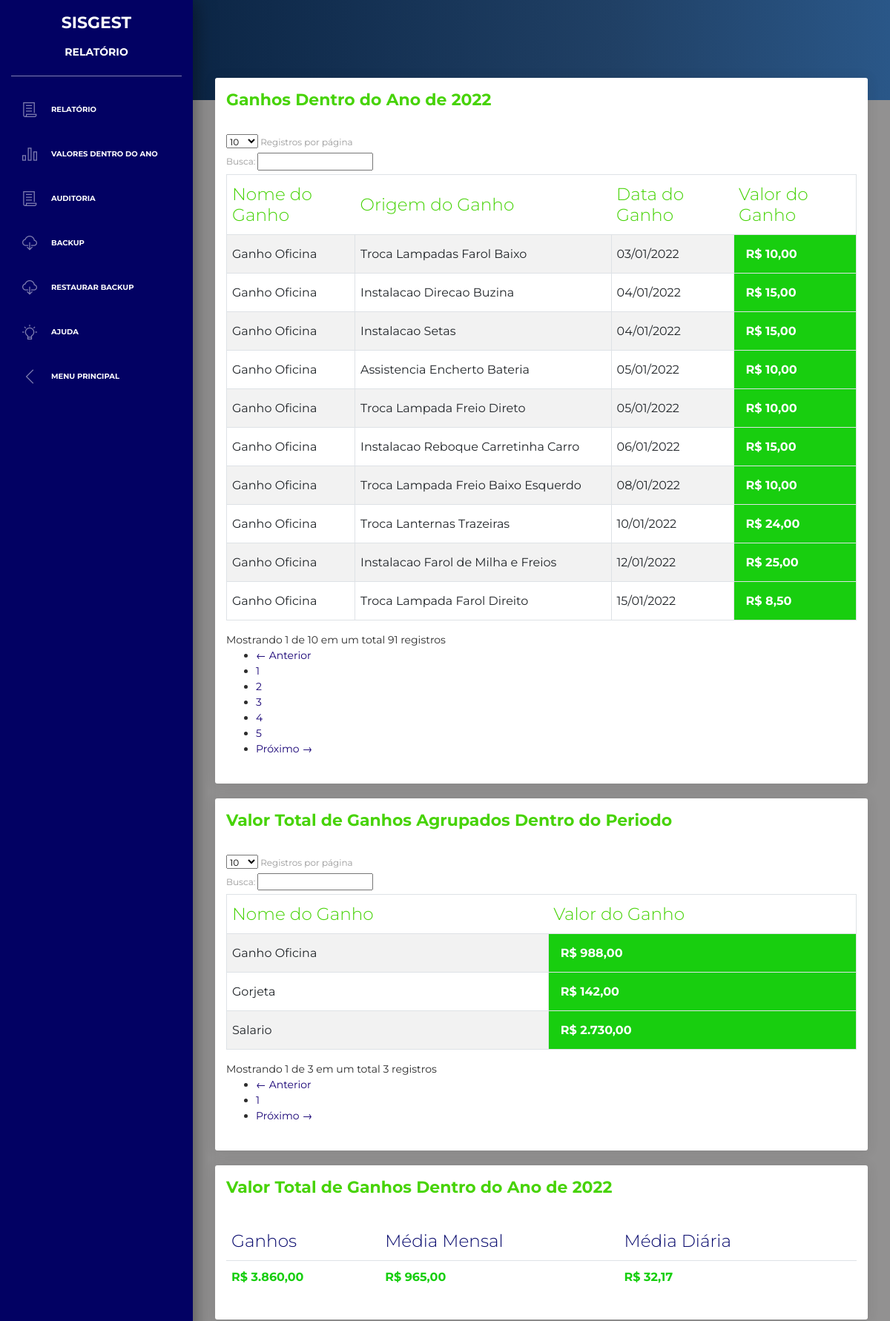
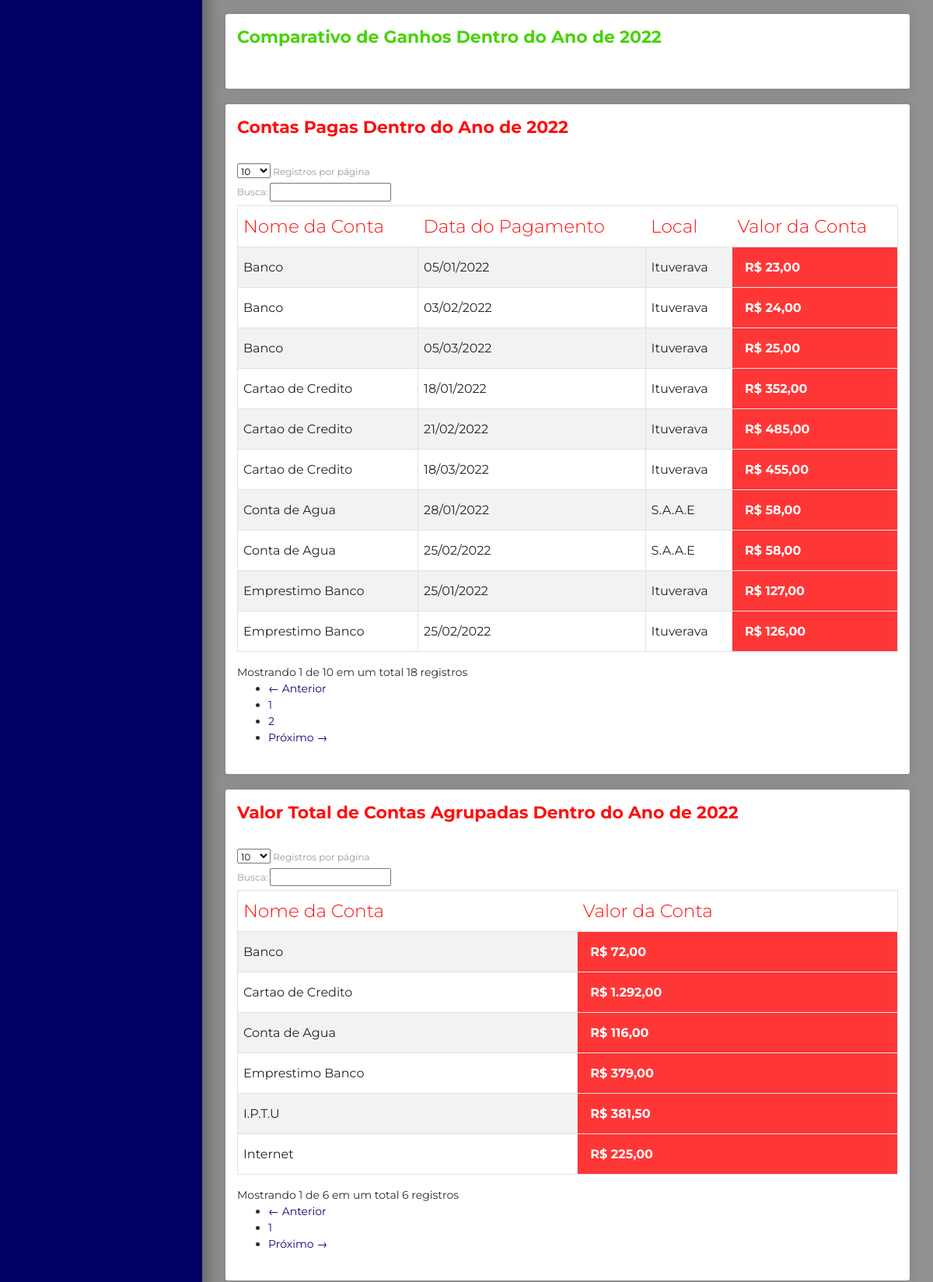
/sistema/Relatorio/ComparativoAnual.php (upper part), run on the app's committed database (2 pictures, top to bottom).
### tables this page shows
CREATE TABLE `ganhos` (
  `cod` int(11) NOT NULL AUTO_INCREMENT,
  `nomeganho` varchar(60) NOT NULL,
  `origemganho` varchar(60) NOT NULL,
  `data` date NOT NULL,
  `valor` decimal(10,2) NOT NULL,
  PRIMARY KEY (`cod`)
);

CREATE TABLE `contasfixas` (
  `cod` int(11) NOT NULL AUTO_INCREMENT,
  `nomeconta` varchar(60) NOT NULL,
  `valor` decimal(10,2) NOT NULL,
  `data` date NOT NULL,
  `local` varchar(50) NOT NULL,
  PRIMARY KEY (`cod`)
);

### sistema/Relatorio/ComparativoAnual.php (the view, shortened to what this page needs)
<?php
include "../../conexao.php";
$ano = date('Y');
$mes = date('m');
?>
<body>
  <?php
  include "../head.php";
  include 'Menu.php';
  include "../navbar.php";
  ?>
  <div class="panel-header panel-header-sm">
  </div>
  <div class="content">
    <div class="row">
      <div class="col-md-12">
        <div class="card">
          <div class="card-header">
            <h5 class="title title-color-green"> Ganhos Dentro do Ano de <?php echo $ano ?></h5>
          </div>
          <div class="card-body">
            <div class="table-responsive ">
              <table class="table table-striped table-bordered bootstrap-datatable datatable responsive">
                <thead class=" text-primary">
                  <tr>
                    <th class="title-color-green">Nome do Ganho</th>
                    <th class="title-color-green">Origem do Ganho</th>
                    <th class="title-color-green">Data do Ganho</th>
                    <th class="title-color-green">Valor do Ganho</th>
                  </tr>
                </thead>
                <tbody>
                  <?php
                  $sql = "SELECT * FROM ganhos WHERE data BETWEEN '$ano-01-01' AND '$ano-12-31'";
                  $uquery = mysqli_query($con, $sql);
                  while ($lncp = mysqli_fetch_object($uquery)) :
                    $unomeganho = $lncp->nomeganho;
                    $uorigemganho = $lncp->origemganho;
                    $udata = $lncp->data;
                    $uvalor = $lncp->valor;
                  ?>
                    <tr>
                      <td class="datatable-color"><?php echo $unomeganho; ?></td>
                      <td class="datatable-color"><?php echo $uorigemganho; ?></td>
                      <td class="datatable-color"><?php echo date('d/m/Y', strtotime($udata)); ?></td>
                      <td class="p-3 mb-2 bg-success text-white title">R$ <?php echo number_format($uvalor, 2, ',', '.');  ?></td>
                    </tr>
                  <?php endwhile; ?>
                </tbody>
              </table>
            </div>
          </div>
        </div>
        <div class="row">
          <div class="col-md-12">
            <div class="card">
              <div class="card-header">
                <h5 class="title title-color-green"> Valor Total de Ganhos Agrupados Dentro do Periodo</h5>
              </div>
              <div class="card-body">
                <div class="table-responsive ">
                  <table class="table table-striped table-bordered bootstrap-datatable datatable responsive">
                    <thead class=" text-primary">
                      <tr>
                        <th class="title-color-green">Nome do Ganho</th>
                        <th class="title-color-green">Valor do Ganho</th>
                      </tr>
                    </thead>
                    <tbody>
                      <?php
                      $sql = "SELECT nomeganho, SUM(valor) AS valor FROM ganhos WHERE data BETWEEN '$ano-01-01' AND '$ano-12-31' GROUP BY nomeganho";
                      $uquery = mysqli_query($con, $sql);
                      while ($lncp = mysqli_fetch_object($uquery)) :
                        $unomeganho = $lncp->nomeganho;
                        $uvalor = $lncp->valor;
                      ?>
                        <tr>
                          <td class="datatable-color"><?php echo $unomeganho; ?></td>
                          <td class="p-3 mb-2 bg-success text-white title">R$ <?php echo number_format($uvalor, 2, ',', '.');  ?></td>
                        </tr>
                      <?php endwhile; ?>
                    </tbody>
                  </table>
                </div>
              </div>
            </div>
            <div class="row">
              <div class="col-md-12">
                <div class="card">
                  <div class="card-header">
                    <h5 class="title title-color-green">Valor Total de Ganhos Dentro do Ano de <?php echo $ano ?></h5>
                  </div>
                  <div class="card-body">
                    <div class="table-responsive ">
                      <table class="table">
                        <thead class=" text-primary">
                          <tr>
                            <th class="datatable-color">Ganhos </th>
                            <th class="datatable-color">Média Mensal</th>
                            <th class="datatable-color">Média Diária</th>
                          </tr>
                        </thead>
                        <tbody>
                          <?php
                          $ctotal = mysqli_query($con, "SELECT SUM(valor)  FROM ganhos WHERE data BETWEEN '$ano-01-01' AND '$ano-12-31'");
                          while ($sum = mysqli_fetch_array($ctotal)) :
                            $csoma = 'R$ ' . number_format($sum['SUM(valor)'], 2, ',', '.');
                          endwhile;
                          $MediaMensalContas = mysqli_query($con, "SELECT SUM(valor)  FROM ganhos WHERE data BETWEEN '$ano-01-01' AND '$ano-12-31'");
                          while ($sum = mysqli_fetch_array($MediaMensalContas)) :
                            $MediaSomaContas = 'R$ ' . number_format($sum['SUM(valor)'] / $mes, 2, ',', '.');
                          endwhile;
                          $MediaDiariaContas = mysqli_query($con, "SELECT SUM(valor)  FROM ganhos WHERE data BETWEEN '$ano-01-01' AND '$ano-12-31'");
                          $teste = "30";
                          while ($sum = mysqli_fetch_array($MediaDiariaContas)) :
                            $MediaDiariaContas = 'R$ ' . number_format($sum['SUM(valor)'] / $mes / $teste, 2, ',', '.');
                          endwhile;
                          ?>
                          <tr>
                            <td class="text-success title"><?php echo $csoma; ?></td>
                            <td class="text-success title"><?php echo $MediaSomaContas; ?></td>
                            <td class="text-success title"><?php echo $MediaDiariaContas; ?></td>
                            <td>
                            </td>
                          </tr>
                        </tbody>
                      </table>
                    </div>
                  </div>
                </div>
                <div class="row">
                  <div class="col-md-12">
                    <div class="card">
                      <div class="card-header">
                        <h5 class="title title-color-green">Comparativo de Ganhos Dentro do Ano de <?php echo $ano ?></h5>
                      </div>
                      <div class="card-body">
                        <div class="table-responsive ">
                        </div>
                      </div>
                    </div>
                    <div class="row">
                      <div class="col-md-12">
                        <div class="card">
                          <div class="card-header">
                            <h5 class="title title-color-red"> Contas Pagas Dentro do Ano de <?php echo $ano ?></h5>
                          </div>
                          <div class="card-body">
                            <div class="table-responsive ">
                              <table class="table table-striped table-bordered bootstrap-datatable datatable responsive">
                                <thead class=" text-primary">
                                  <tr>
                                    <th class="title-color-red">Nome da Conta</th>
                                    <th class="title-color-red">Data do Pagamento</th>
                                    <th class="title-color-red">Local</th>
                                    <th class="title-color-red">Valor da Conta</th>
                                  </tr>
                                </thead>
                                <tbody>
                                  <?php
                                  $sql = "SELECT * FROM contasfixas WHERE data BETWEEN '$ano-01-01' AND '$ano-12-31'";
                                  $uquery = mysqli_query($con, $sql);
                                  while ($lncp = mysqli_fetch_object($uquery)) :
                                    $unomeconta = $lncp->nomeconta;
                                    $udata = $lncp->data;
                                    $ulocal = $lncp->local;
                                    $uvalor = $lncp->valor;
                                  ?>
                                    <tr>
                                      <td class="datatable-color"><?php echo $unomeconta; ?></td>
                                      <td class="datatable-color"><?php echo date('d/m/Y', strtotime($udata)); ?></td>
                                      <td class="datatable-color"><?php echo $ulocal; ?></td>
                                      <td class="p-3 mb-2 bg-danger text-white title">R$ <?php echo number_format($uvalor, 2, ',', '.');  ?></td>
                                    </tr>
                                  <?php endwhile; ?>
                                </tbody>
                              </table>
                            </div>
                          </div>
                        </div>
                        <div class="row">
                          <div class="col-md-12">
                            <div class="card">
                              <div class="card-header">
                                <h5 class="title title-color-red"> Valor Total de Contas Agrupadas Dentro do Ano de <?php echo $ano ?></h5>
                              </div>
                              <div class="card-body">
                                <div class="table-responsive ">
                                  <table class="table table-striped table-bordered bootstrap-datatable datatable responsive">
                                    <thead class=" text-primary">
                                      <tr>
                                        <th class="title-color-red">Nome da Conta</th>
                                        <th class="title-color-red">Valor da Conta</th>
                                      </tr>
                                    </thead>
                                    <tbody>
                                      <?php
                                      $sql = "SELECT nomeconta, SUM(valor) AS valor FROM contasfixas WHERE data BETWEEN '$ano-01-01' AND '$ano-12-31' GROUP BY nomeconta";
                                      $uquery = mysqli_query($con, $sql);
                                      while ($lncp = mysqli_fetch_object($uquery)) :
                                        $unomeconta = $lncp->nomeconta;
                                        $uvalor = $lncp->valor;
                                      ?>
                                        <tr>
                                          <td class="datatable-color"><?php echo $unomeconta; ?></td>
                                          <td class="p-3 mb-2 bg-danger text-white title">R$ <?php echo number_format($uvalor, 2, ',', '.');  ?></td>
                                        </tr>
                                      <?php endwhile; ?>
                                    </tbody>
                                  </table>
                                </div>
                              </div>
                            </div>

### data on the page
ganhos: nomeganho "Ganho Oficina", origemganho "Troca Lampadas Farol Baixo", data "03/01/2022", valor "10,00"
ganhos: nomeganho "Ganho Oficina", origemganho "Instalacao Direcao Buzina", data "04/01/2022", valor "15,00"
ganhos: nomeganho "Ganho Oficina", origemganho "Instalacao Setas", data "04/01/2022", valor "15,00"
ganhos: nomeganho "Ganho Oficina", origemganho "Assistencia Encherto Bateria", data "05/01/2022", valor "10,00"
ganhos: nomeganho "Ganho Oficina", origemganho "Troca Lampada Freio Direto", data "05/01/2022", valor "10,00"
ganhos: nomeganho "Ganho Oficina", origemganho "Instalacao Reboque Carretinha Carro", data "06/01/2022", valor "15,00"
ganhos: nomeganho "Ganho Oficina", origemganho "Troca Lampada Freio Baixo Esquerdo", data "08/01/2022", valor "10,00"
ganhos: nomeganho "Ganho Oficina", origemganho "Troca Lanternas Trazeiras", data "10/01/2022", valor "24,00"
ganhos: nomeganho "Ganho Oficina", origemganho "Instalacao Farol de Milha e Freios", data "12/01/2022", valor "25,00"
ganhos: nomeganho "Ganho Oficina", origemganho "Troca Lampada Farol Direito", data "15/01/2022", valor "8,50"
contasfixas: nomeconta "Banco", data "05/01/2022", local "Ituverava", valor "23,00"
contasfixas: nomeconta "Cartao de Credito", data "18/01/2022", local "Ituverava", valor "352,00"
contasfixas: nomeconta "Emprestimo Banco", data "25/01/2022", local "Ituverava", valor "127,00"
contasfixas: nomeconta "Conta de Agua", data "28/01/2022", local "S.A.A.E", valor "58,00"
contasfixas: nomeconta "Banco", data "03/02/2022", local "Ituverava", valor "24,00"
contasfixas: nomeconta "Cartao de Credito", data "21/02/2022", local "Ituverava", valor "485,00"
contasfixas: nomeconta "Conta de Agua", data "25/02/2022", local "S.A.A.E", valor "58,00"
contasfixas: nomeconta "Emprestimo Banco", data "25/02/2022", local "Ituverava", valor "126,00"
contasfixas: nomeconta "Banco", data "05/03/2022", local "Ituverava", valor "25,00"
contasfixas: nomeconta "Cartao de Credito", data "18/03/2022", local "Ituverava", valor "455,00"

### other printed values
$unomeganho "Ganho Oficina"
$uvalor "988,00"
$unomeganho "Gorjeta"
$uvalor "142,00"
$unomeganho "Salario"
$uvalor "2.730,00"
$csoma "R$ 3.860,00"
$MediaSomaContas "R$ 965,00"
$MediaDiariaContas "R$ 32,17"
$unomeconta "Banco"
$uvalor "72,00"
$unomeconta "Cartao de Credito"
$uvalor "1.292,00"
$unomeconta "Conta de Agua"
$uvalor "116,00"
